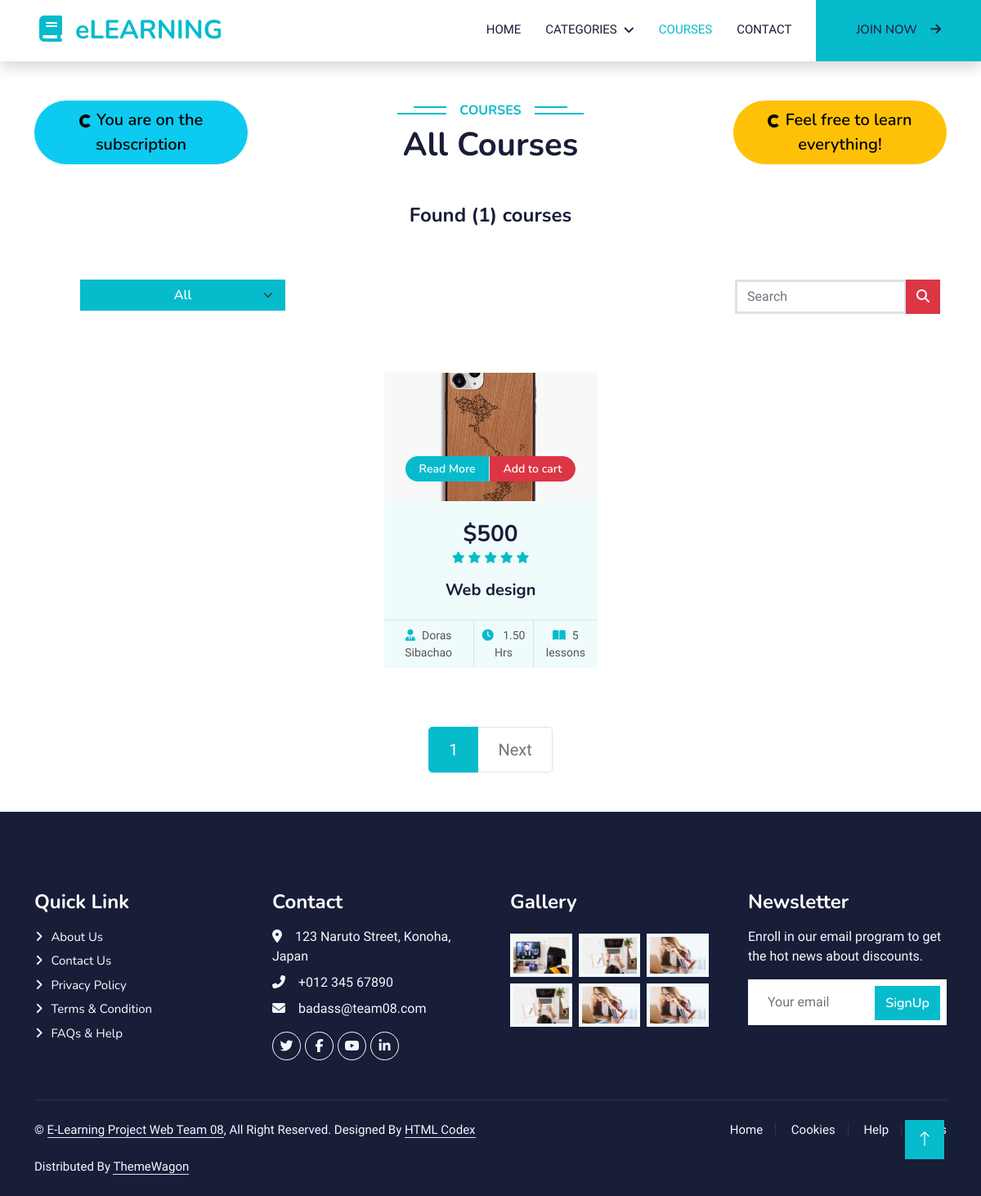
Screenshot of /course/ with the database file from the repository.
### course/models.py (models this page shows, shortened)
class Course(models.Model):
    title = models.CharField(max_length=255)
    description = models.TextField()
    price = models.PositiveIntegerField(null=True,
                                        validators=[MinValueValidator(0)], blank=True)
    instructor = models.CharField(max_length=50)
    language = models.CharField(max_length=50, default='English')
    category = models.ForeignKey(
        Category, on_delete=models.PROTECT, blank=True, null=True)
    COURSE_STATUS_AVAILABLE = 'A'
    COURSE_STATUS_UNAVAILABLE = 'UA'
    COURSE_STATUS_CHOICES = [
        (COURSE_STATUS_AVAILABLE, 'Available'),
        (COURSE_STATUS_UNAVAILABLE, 'Unavailable')
    ]
    lesson_number = models.PositiveBigIntegerField(null=True,
                                                   validators=[MinValueValidator(0)], blank=True)
    course_status = models.CharField(
        max_length=2, choices=COURSE_STATUS_CHOICES, default=COURSE_STATUS_AVAILABLE)
    rated = models.PositiveSmallIntegerField(null=True,
                                             validators=[MinValueValidator(0), MaxValueValidator(5)], blank=True)
    duration = models.DecimalField(max_digits=6, decimal_places=2,
                                   validators=[MinValueValidator(0)], blank=True, null=True)
    image = ResizedImageField(size=[500, 300], crop=['middle', 'center'],  upload_to="course/course_image/", null=True, quality=100
                              )
    video = models.FileField(
        upload_to="course/course_video", null=True)
    slug = models.SlugField(max_length=200, unique=True,
                            null=True, blank=True)
    def get_url(self):
        return reverse('course_detail', args=[self.slug])
    def add_to_cart_url(self):
        return reverse('add_cart', args=[self.slug])

### course/views.py (the view)
# urls.py: path('course/', include('course.urls')),
def course(request, category_slug=None):
    course_url = reverse('course')
    if category_slug is not None:
        category = get_object_or_404(Category, slug=category_slug)
        courses = Course.objects.all().filter(category=category, course_status='A')
    else:
        courses = Course.objects.all().filter(course_status='A').order_by('pk')
        category = None
    page = request.GET.get('page')
    page = page or 1
    paginator = Paginator(courses, 6)
    paged_courses = paginator.get_page(page)
    course_count = courses.count()
    if request.user.is_authenticated:
        purchased_orders = OrderDetail.objects.filter(
            order__user=request.user, order__payment_status='C')
        if purchased_orders:
            for item in purchased_orders:
                purchased_courses = []
                purchased_courses.append(item.course)
        else:
            purchased_courses = None
    else:
        purchased_courses = None
    context = {
        'courses': paged_courses,
        'course_count': course_count,
        'category': category,
        'course_url': course_url,
        'purchased_courses': purchased_courses,
    }
    return render(request, 'course/course.html', context=context)

### course/context_processors.py (called while the page is built)
def menu_links(request):
    links = Category.objects.all()
    return dict(links=links)

### templates/course/course.html (shortened to what this page needs)
{% extends 'base.html' %} {% load static %} {% block content %}
<div class="container-xxl py-5">
  <div class="container">
    <div class="text-center wow fadeInUp row justify-content-between" data-wow-delay="0.1s">
      <div class="col-md-3">
        <button class="btn btn-info btn-lg rounded-pill">
          <span class="spinner-border spinner-border-sm"></span>
          You are on the subscription
        </button>
      </div>
      <div class="col-md-3">
        <h6 class="section-title bg-white text-center text-primary px-3">
          Courses
        </h6>
      {% if category == None %}
        <h1 class="mb-5">All Courses</h1>
        {% else %}
        <h1 class="mb-5">{{category.title}} Courses</h1>
      {% endif %}
    </div>
    <div class="col-md-3">
      <button class="btn btn-warning btn-lg rounded-pill">
        <span class="spinner-border spinner-border-sm"></span>
        Feel free to learn everything!
      </button>
    </div>
      <h4>Found ({{course_count}}) courses</h4>
    </div>
    <div
      class="container text-center wow fadeInUp m-4 p-4 mw-100"
      data-wow-delay="0.1s"
    >
      <div class="row justify-content-between p-2 g-3">
        <div class="col-md-3">
          <select
            class="form-select btn btn-primary"
            aria-label="Default select example"
            onchange="location = this.value;"
          >
           <option class="bg-light text-dark" {% if request.path == course_url %} selected {% endif %} value="{{course_url}}">
            All
          </option>
        </select>
        </div>
        <div class="col-md-3">
          <form action="{% url 'search' %}" method="get">
            <div class="input-group mb-3">
              <input
                type="text"
                class="form-control border border-3"
                placeholder="Search"
                name = "s"
                value = "{{s}}"
              />
              <button class="btn btn-danger" type="submit">
                <i class="fa-solid fa-magnifying-glass"></i>
              </button>
            </div>
          </form>
        </div>
      </div>
    </div>
    <div class="row row-cols-lg-4 row-cols-md-2 g-4 justify-content-center">
      {% for course in courses %}
      <div class="col-lg-3 col-md-6 wow fadeInUp" data-wow-delay="0.5s">
        <div class="d-flex flex-column course-item bg-light h-100">
          <div class="position-relative overflow-hidden">
            <img class="img-fluid" src="{{course.image.url}}" alt="" />
            <div
              class="w-100 d-flex justify-content-center position-absolute bottom-0 start-0 mb-4"
            >
              <a
                href="{{course.get_url}}"
                class="flex-shrink-0 btn btn-sm btn-primary px-3 border-end"
                style="border-radius: 30px 0 0 30px"
                >Read More</a
              >
              {% if course  in purchased_courses  %}
              <a
              href="{{course.get_video_url}}"
              class="flex-shrink-0 btn btn-sm btn-warning px-3"
              style="border-radius: 0 30px 30px 0"
              >Learn now</a
              >
              {% else %}
               <a
                href="{{course.add_to_cart_url}}"
                class="flex-shrink-0 btn btn-sm btn-danger px-3"
                style="border-radius: 0 30px 30px 0"
                >Add to cart</a
              >
              {% endif %}
            </div>
          </div>
          <div class="text-center p-4 pb-0 flex-fill">
            <h3 class="mb-0">${{course.price}}</h3>
            <div class="mb-3">
              {% for i in course.rated|center:course.rated%}
              <small class="fa fa-star text-primary"></small>
              {% endfor %}
            </div>
            <h5 class="mb-4">{{ course.title }}</h5>
          </div>
          <div class="d-flex border-top">
            <small class="flex-fill text-center border-end py-2"
              ><i class="fa fa-user-tie text-primary me-2"></i>{{course.instructor}}</small
            >
            <small class="flex-fill text-center border-end py-2"
              ><i class="fa fa-clock text-primary me-2"></i> {{course.duration}}
              Hrs</small
            >
            <small class="flex-fill text-center py-2"
              ><i class="fa fa-book-open text-primary me-2"></i
              >{{course.lesson_number}} lessons
            </small>
          </div>
        </div>
      </div>
      {% endfor %}
    </div>
  </div>
</div>
{% if courses %}
<nav class="mt-4" aria-label="Page navigation sample">
  <ul class="pagination justify-content-center pagination-lg">
    {% for page in courses.paginator.page_range %}
    {% if courses.number|add:'-1' <= page and page <= courses.number|add:'1' %}
    {% if page == courses.number %}
    <li class="page-item active">
      <a class="page-link" href="{% url 'course' %}?page={{ page }}"
        >{{ page }}</a
      >
    </li>
    {% else %}
    <li class="page-item">
      <a class="page-link" href="{% url 'course' %}?page={{ page }}"
        >{{ page }}</a
      >
    </li>
    {% endif %} {% endif %} {% endfor %}
     {% if courses.has_next %}
    <li class="page-item">
      <a
        class="page-link"
        href="{% url 'course' %}?page={{courses.next_page_number}}"
        >Next</a
      >
    </li>
    {% else %}
    <li class="page-item disabled">
      <a class="page-link" href="#">Next</a>
    </li>
    {% endif %}
  </ul>
</nav>
{% endif %} {% endblock content %}

### static/general/css/style.css (style rules this page uses)
:root { --primary: #06bbcc; --light: #f0fbfc; --dark: #181d38; }
a { color: white; }
.btn { font-family: "Nunito", sans-serif; font-weight: 600; transition: 0.5s; }
.btn.btn-primary, .btn.btn-secondary { color: #ffffff; }
.section-title { position: relative; display: inline-block; text-transform: uppercase; }
.section-title::before { position: absolute; content: ""; width: calc(100% + 80px); height: 2px; top: 4px; left: -40px; background: var(--primary); z-index: -1; }
.section-title::after { position: absolute; content: ""; width: calc(100% + 120px); height: 2px; bottom: 5px; left: -60px; background: var(--primary); z-index: -1; }
.category img, .course-item img { transition: 0.5s; }

### rows the page displays
Course: image (picture), price "500", rated 5 (drawn), title "Web design", instructor "Doras Sibachao", duration "1.50", lesson_number "5"

### other values shown
{{ course_count }} "1"
{{ page }} "1"
